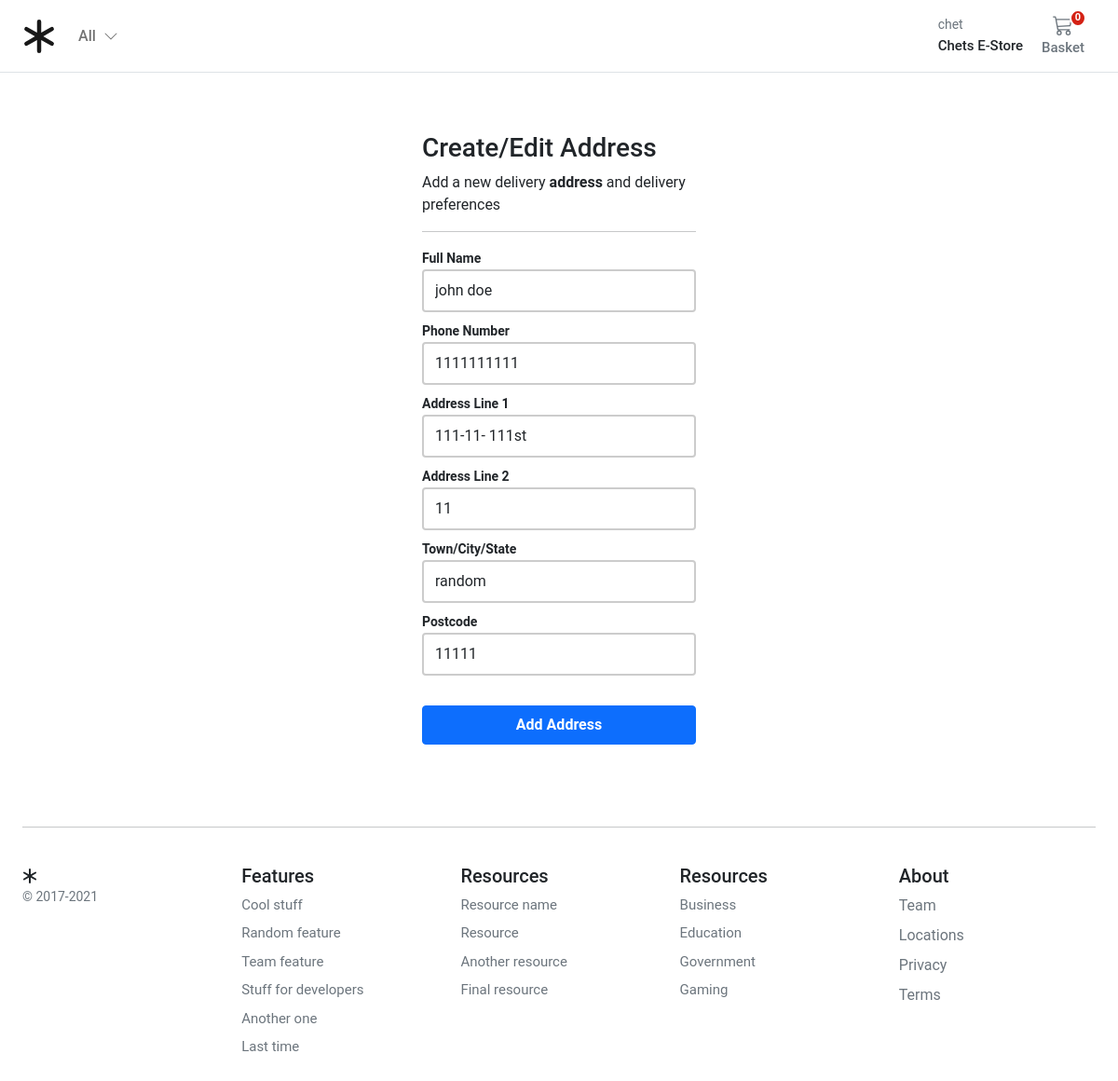
Screenshot of /account/addresses/edit/f8ffc981bce240638b1187e74bc2fdfc/ (signed in) with the database file from the repository.
### account/models.py (models this page shows, shortened)
class Customer(AbstractBaseUser, PermissionsMixin):
    email = models.EmailField(_("email address"), unique=True)
    name = models.CharField(max_length=150)
    mobile = models.CharField(max_length=20, blank=True)
    is_active = models.BooleanField(default=False)
    is_staff = models.BooleanField(default=False)
    created = models.DateTimeField(auto_now_add=True)
    updated = models.DateTimeField(auto_now=True)
    objects = CustomAccountManager()
    USERNAME_FIELD = "email"
    REQUIRED_FIELDS = ["name"]
    class Meta:
        verbose_name = "Accounts"
        verbose_name_plural = "Accounts"

class Address(models.Model):
    id = models.UUIDField(primary_key=True, default=uuid.uuid4, editable=False)
    customer = models.ForeignKey(Customer, verbose_name=_("Customer"), on_delete=models.CASCADE)
    full_name = models.CharField(_("Full Name"), max_length=150)
    phone = models.CharField(_("Phone Number"), max_length=50)
    postcode = models.CharField(_("Postcode"), max_length=50)
    address_line = models.CharField(_("Address Line 1"), max_length=255)
    address_line2 = models.CharField(_("Address Line 2"), max_length=255)
    town_city = models.CharField(_("Town/City/State"), max_length=150)
    delivery_instructions = models.CharField(_("Delivery Instructions"), max_length=255)
    created_at = models.DateTimeField(_("Created at"), auto_now_add=True)
    updated_at = models.DateTimeField(_("Updated at"), auto_now=True)
    default = models.BooleanField(_("Default"), default=False)
    class Meta:
        verbose_name = "Address"
        verbose_name_plural = "Addresses"

### account/views.py (the view)
# urls.py: path("addresses/edit/<slug:id>/", views.edit_address, name="edit_address"),
@login_required
def edit_address(request, id):
    if request.method == "POST":
        address = Address.objects.get(pk=id, customer=request.user)
        address_form = UserAddressForm(instance=address, data=request.POST)
        if address_form.is_valid():
            address_form.save()
            return HttpResponseRedirect(reverse("account:addresses"))
    else:
        address = Address.objects.get(pk=id, customer=request.user)
        address_form = UserAddressForm(instance=address)
    return render(request, "account/dashboard/edit_addresses.html", {"form": address_form})

### account/forms.py
class UserAddressForm(forms.ModelForm):
    class Meta:
        model = Address
        fields = ["full_name", "phone", "address_line", "address_line2", "town_city", "postcode"]
    def __init__(self, *args, **kwargs):
        super().__init__(*args, **kwargs)
        self.fields["full_name"].widget.attrs.update(
            {"class": "form-control mb-2 account-form", "placeholder": "Full Name"}
        )
        self.fields["phone"].widget.attrs.update({"class": "form-control mb-2 account-form", "placeholder": "Phone"})
        self.fields["address_line"].widget.attrs.update(
            {"class": "form-control mb-2 account-form", "placeholder": "Full Name"}
        )
        self.fields["address_line2"].widget.attrs.update(
            {"class": "form-control mb-2 account-form", "placeholder": "Full Name"}
        )
        self.fields["town_city"].widget.attrs.update(
            {"class": "form-control mb-2 account-form", "placeholder": "Full Name"}
        )
        self.fields["postcode"].widget.attrs.update(
            {"class": "form-control mb-2 account-form", "placeholder": "Full Name"}
        )

### basket/basket.py (called while the page is built)
    def __len__(self):
        return sum(item["qty"] for item in self.basket.values())

### basket/context_processors.py (called while the page is built)
def basket(request):
    return {'basket': Basket(request)}

### store/context_processors.py (called while the page is built)
def categories(request):
    return {"categories": Category.objects.filter(level=0)}

### store/models.py (called while the page is built)
    def get_absolute_url(self):
        return reverse("store:category_list", args=[self.slug])

### templates/account/dashboard/edit_addresses.html (shortened to what this page needs)
{% extends "../sub_base.html" %}
{% block sub_content %}
<div class="col-6 mx-auto">
  <h1 class="h3">Create/Edit Address</h1>
  <div>Add a new delivery <b>address</b> and delivery preferences</div>
  <hr />
  <form name="address_form" class="account-form" method="post" enctype="multipart/form-data">
    <label class="small fw-bold">{{ form.full_name.label}}</label>
    {{ form.full_name }}
    <label class="small fw-bold">{{ form.phone.label}}</label>
    {{ form.phone }}
    <label class="small fw-bold">{{ form.address_line.label}}</label>
    {{ form.address_line }}
    <label class="small fw-bold">{{ form.address_line2.label}}</label>
    {{ form.address_line2 }}
    <label class="small fw-bold">{{ form.town_city.label}}</label>
    {{ form.town_city }}
    <label class="small fw-bold">{{ form.postcode.label}}</label>
    {{ form.postcode }}
    <button class="btn btn-primary btn-block py-2 mb-4 mt-4 fw-bold w-100" type="button" value="Submit" onclick="submitForm()">
    Add Address
    </button>
  </form>
</div>
{% endblock %}

### templates/navbar.html (shortened to what this page needs)
<header class="pb-3">
    <nav class="navbar navbar-expand-md navbar-light bg-white border-bottom">
      <div class="container-fluid px-md-4">
        <div class="d-flex w-100 navbar-collapse">
          <a class="navbar-brand d-flex-inline" href="/">
          </a>
          <ul class="navbar-nav me-auto mb-2 mb-md-0">
            <li class="nav-item dropdown">
              <a class="nav-link dropdown-toggle d-none d-md-block fw500" href="#" id="navbarDropdown" role="button"
                data-bs-toggle="dropdown" aria-expanded="false">
                All
                <i class="ps-1"><svg xmlns="http://www.w3.org/2000/svg" width="16" height="16" fill="currentColor"
                    class="bi bi-chevron-down" viewBox="0 0 16 16">
                    <path fill-rule="evenodd"
                      d="M1.646 4.646a.5.5 0 0 1 .708 0L8 10.293l5.646-5.647a.5.5 0 0 1 .708.708l-6 6a.5.5 0 0 1-.708 0l-6-6a.5.5 0 0 1 0-.708z" />
                  </svg></i>
              </a>
            </li>
          </ul>
          <div>
            <div class="collapse navbar-collapse" id="navbarSupportedContent2">
              <ul class="navbar-nav me-auto mb-2 mb-lg-0">
                <li class="nav-item dropdown">
                  <a class="nav-link dropdown-toggle text-reset" href="#" id="navbarDropdown" role="button"
                    data-bs-toggle="dropdown" aria-expanded="false">
                    <div class="small text-muted">
                      {% if user.is_authenticated %}
                        {{ request.user.name }}
                      {% else %}
                      <a href="{% url "account:login" %}">Login</a>
                      <a href="{% url "account:register" %}">Register</a>
                      {% endif %}
                    </div>
                    <span class="fs15 fw500">Chets E-Store
                    </span>
                  </a>
                </li>
              </ul>
            </div>
          </div>
          {% if user.is_authenticated %}
          <a type="button" role="button" href="{% url "basket:basket_summary" %}"
            class="btn btn-outline-secondary border-0 basket-btn">
            {% with total_qty=basket|length %}
            <div id="basket-qty" class="basket-qty">
              {% if total_qty > 0 %}
              {{ total_qty }}
              {% else %}
              0
              {% endif %}
            </div>
            {% endwith %}
            <div>
            </div>
            <span class="fs15 fw500">Basket</span>
          </a>
          {% endif %}
        </div>
      </div>
    </nav>
  </header>

### static/core/css/base.css (style rules this page uses)
.dropdown-toggle::after { display: none; }
html, body, p, div { letter-spacing: -0.02px; font-family: 'Roboto', sans-serif; }
.fs15 { font-size: 0.9375rem; }
.fw500 { font-weight: 500; }
.basket-qty { color: #fff; background: #d42114; border: 2px solid #fff; border-radius: 50%; text-align: center; font-size: 11px; height: 15px; width: 14px; position: absolute; box-sizing: content-box; font-weight: 600; display: flex; justify-content: center; align-items: center; top: 1px; right: 10px; }
.basket-btn { position: relative; }

### static/account/css/account.css (style rules this page uses)
.account-form input { border: 2px solid #ccc; height: calc(2em + .75rem + 2px); }

### rows the page displays
Customer: user.name "chet"
Address: full_name "john doe", phone "1111111111", address_line "111-11- 111st", address_line2 "11", town_city "random", postcode "11111"
